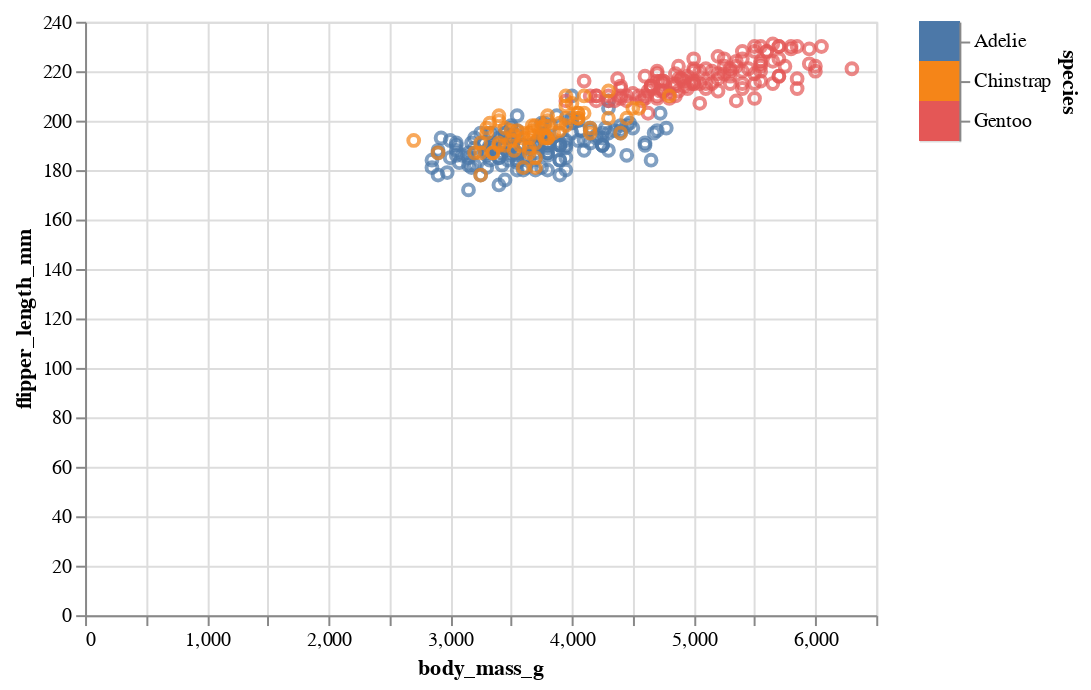

The code cell stored with this chart in its notebook:
### Markdown cell above
1. Visualize the relationship between flipper length and body mass. Make it interactive.

### Code cell
selection = alt.selection_multi(fields=['species']) # A different kind of selection!

species_color = alt.condition(selection,    # Set the color to change depending on a the selection
                              alt.Color("species:N", legend=None), # Inside the selection
                              alt.value("lightgray")) # Outside the selection

plot = alt.Chart(penguins).mark_point().encode(
    y="flipper_length_mm:Q",
    x='body_mass_g:Q',
    color=species_color
    
    
).interactive()

# Create corresponding legend for species
legend = alt.Chart(penguins).mark_rect().encode(
    y=alt.Y("species:N", axis=alt.Axis(orient="right")),
    color=species_color
).add_selection(selection) # We now add it to the legend instead, since that is what the viewer interacts with

plot | legend

### Figure 1 — Vega-Lite specification as saved in the notebook (floating-point values rounded to 4 significant figures; data arrays with more than 128 entries replaced by an {"elided": "..."} marker saying what was removed)
{"config": {"view": {"continuousWidth": 400, "continuousHeight": 300}}, "hconcat": [{"mark": "point", "encoding": {"color": {"condition": {"field": "species", "legend": null, "type": "nominal", "selection": "selector027"}, "value": "lightgray"}, "x": {"field": "body_mass_g", "type": "quantitative"}, "y": {"field": "flipper_length_mm", "type": "quantitative"}}, "selection": {"selector028": {"type": "interval", "bind": "scales", "encodings": ["x", "y"]}}}, {"mark": "rect", "encoding": {"color": {"condition": {"field": "species", "legend": null, "type": "nominal", "selection": "selector027"}, "value": "lightgray"}, "y": {"axis": {"orient": "right"}, "field": "species", "type": "nominal"}}, "selection": {"selector027": {"type": "multi", "fields": ["species"]}}}], "data": {"name": "data-b7c687cb693e1e8c2f5bcd6bc21fbdc8"}, "$schema": "https://vega.github.io/schema/vega-lite/v4.17.0.json", "datasets": {"data-b7c687cb693e1e8c2f5bcd6bc21fbdc8": {"elided": "342 records"}}}
